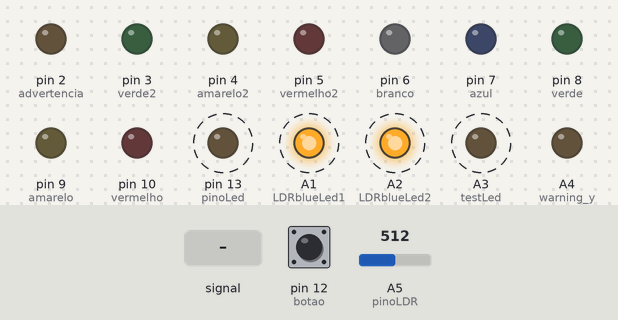
Bench run of a sketch on a simulated Arduino Uno, built with avr-gcc and run on an emulated ATmega328P. On the bench: output pins drawn as LEDs (lit = HIGH). Dashed ring = blinking. Inputs (shaded band) come from the test bench; at power-on: A5 (pinoLDR) = 512, pin 12 (botao) LOW.

Above: at 1.2 s.
1.3 s: A5 (pinoLDR) set to 112
6.0 s: A5 (pinoLDR) set to 92
At 10.8 s:
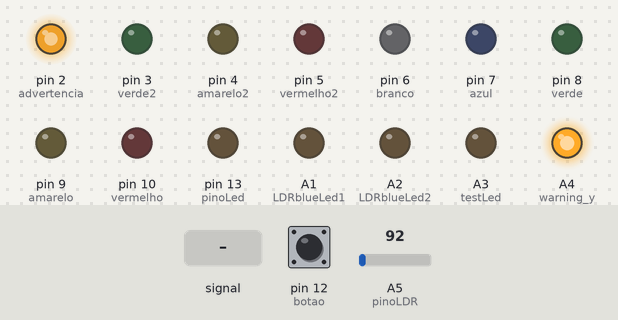
11.1 s: pin 12 (botao) pulled HIGH for 0.15 s
At 11.25 s:
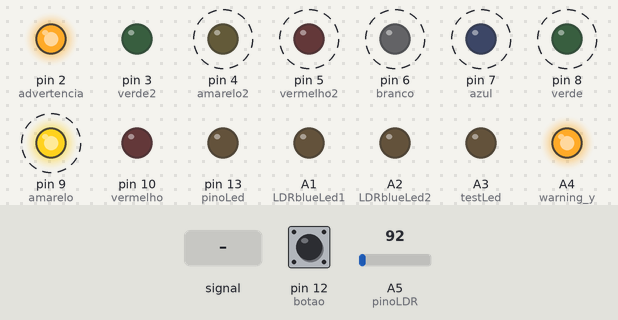
12.9 s: A5 (pinoLDR) fed a 200 Hz sine of ±81 counts around its level
At 13.3 s:
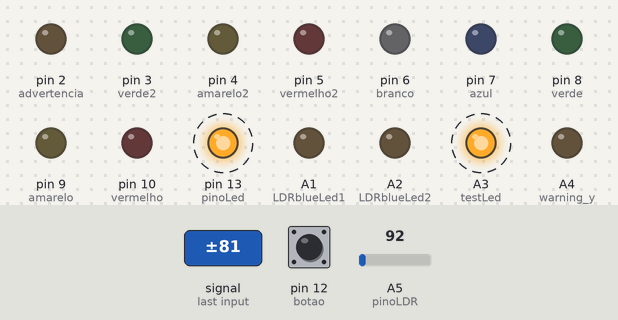
Timing chart, 0 to 17.4 s (numbered marks = the images above; inputs shaded):
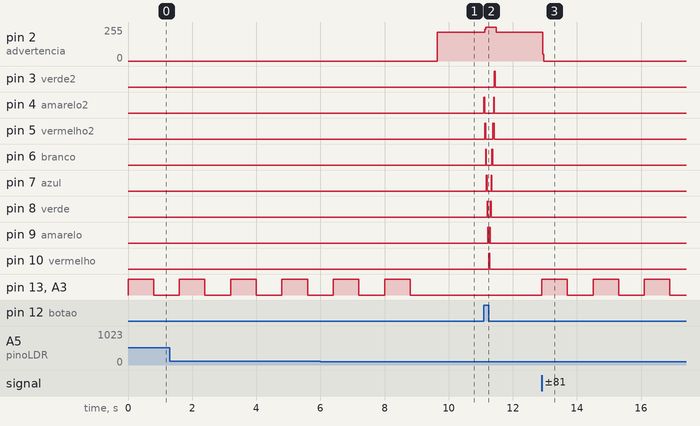

Measured:
- the behaviour switches between 101 and 100 on A5 (pinoLDR) (found by bisection; images 0 and 1)
- after the input at 6.0 s, pin 2 (advertencia): 0/255 → 216/255 after 3.6 s; A4 (warning_y): LOW → HIGH after 3.6 s
- after the input at 11.1 s, pin 2 (advertencia): 216/255 → 255/255 at once, → 217/255 0.37 s later; pin 3 (verde2): LOW → HIGH after 0.33 s, → LOW 0.03 s later
- after the input at 12.9 s, pin 2 (advertencia): 217/255 → 0/255 at once; pin 13 (pinoLed), A3 (testLed): alternates HIGH for 0.80 s and LOW for 0.80 s, starting at once; A1 (LDRblueLed1), A2 (LDRblueLed2): alternates HIGH for 0.80 s and LOW for 0.80 s, starting after 0.80 s; A4 (warning_y): HIGH → LOW at once
- by itself, pin 13 (pinoLed), A3 (testLed): alternates HIGH for 0.80 s and LOW for 0.80 s, 4 changes in all, then stays LOW
- by itself, A1 (LDRblueLed1), A2 (LDRblueLed2): alternates HIGH for 0.80 s and LOW for 0.80 s, 5 changes in all, then stays LOW

The sketch:

arduino_leds_LDR.ino
```cpp
#define KEY_PRESSED HIGH //state of key being pressed
#define KEY_NO_PRESS 0 //key not pressed
#define KEY_SHORT_PRESS 1 //key pressed short
#define KEY_LONG_PRESS 2 //key pressed long


int vermelho = 10; //translate: vermelho = red;
int amarelo = 9; //translate: amarelo = yellow;
int verde = 8;  //translate: verde = green;
int botao = 12; //translate: botao = button;
int advertencia = 2; //translate: advertencia = warning (it works to represent a counter);
int azul = 7; //translate: azul = blue;
int branco = 6; //translate: branco = white;
int vermelho2 = 5;
int amarelo2 = 4;
int verde2 = 3;
int botao2 = 2;
int i;
int count;
int pinoLed = 13;  //translate: pino = pin;
int pinoLDR = A5;
int warning_y = A4;
int testLed = A3;
int LDRblueLed2 = A2;
int LDRblueLed1 = A1;
void setup() {

  pinMode(vermelho, OUTPUT);
  pinMode(amarelo, OUTPUT);
  pinMode(verde, OUTPUT);
  pinMode(azul, OUTPUT);
  pinMode(branco, OUTPUT);
  pinMode(vermelho2, OUTPUT);
  pinMode(amarelo2, OUTPUT);
  pinMode(verde2, OUTPUT);
  pinMode(botao, INPUT);
  pinMode(botao2, INPUT);
  pinMode(pinoLDR, INPUT);
  pinMode(pinoLed, OUTPUT);
  pinMode(advertencia, OUTPUT);
  pinMode(warning_y, OUTPUT);
  pinMode(testLed, OUTPUT);
  pinMode(LDRblueLed2, OUTPUT);
  pinMode(LDRblueLed1, OUTPUT);

  // Turning on...

  // .. Turning off:
   digitalWrite(verde2, LOW);
   digitalWrite(verde, LOW);
  digitalWrite(amarelo2, LOW);
  digitalWrite(vermelho2, LOW);
  digitalWrite(vermelho, LOW);
  digitalWrite(amarelo, LOW);
  digitalWrite(azul, LOW);
  digitalWrite(branco, LOW);
digitalWrite(pinoLed, LOW);
   digitalWrite(advertencia, LOW);
  digitalWrite(warning_y, LOW);
  digitalWrite(testLed, LOW);
}

void loop()
{
   opencount();

  evenAndOdd();

   longpress();

   pin();

}//close loop();

void evenAndOdd()//this one has to be a switch of even and odd with these two leds:
{
   if(count%2==0)
   {
   digitalWrite(warning_y, HIGH); //yellow = even;
   digitalWrite(advertencia, LOW);//green = odd;

      if(count%2==0&&count%3==0)
      {
      digitalWrite(warning_y, HIGH); //yellow = even;
      digitalWrite(advertencia, HIGH);//green = odd;
      }
   }
   else
   {
  digitalWrite(advertencia, HIGH);
    digitalWrite(warning_y, LOW);
   }
}

void longpress()
{
   if(KEY_LONG_PRESS)
   {
    while (digitalRead(botao) == HIGH)
    {
          speed3();
    }
   }
}

void opencount()
{
 if (digitalRead(botao) == HIGH)
    {
      for(i=0; i<1; i++)
          {
          speed1();
          }

      /* You may switch to these speeds (faster), i did increased the number of loops on for you can see this running better:
      for(i=0; i<2; i++)
          {
          speed2();
          }

      for(i=0; i<4; i++)
          {
          speed3();
          }
          */
    count++;
    }
}

void pin()//this function may not works well in illuminated places;
{
  while(analogRead(pinoLDR) > 100)
  {
   digitalWrite(warning_y, LOW);
   digitalWrite(advertencia, LOW);
    if(analogRead(pinoLDR) > 100)
    {
      for(i=0; i<3; i++)
      {
      digitalWrite(pinoLed, HIGH);
      digitalWrite(testLed, HIGH);
      delay(800);
      digitalWrite(pinoLed, LOW);
      digitalWrite(testLed, LOW);
      digitalWrite(LDRblueLed1, HIGH);
      digitalWrite(LDRblueLed2, HIGH);
      delay(800);
      digitalWrite(LDRblueLed1, LOW);
      digitalWrite(LDRblueLed2, LOW);
      }
    }else{
      digitalWrite(pinoLed, LOW);
      digitalWrite(testLed, LOW);
         }
  }
}
void speed1() {

  digitalWrite(amarelo2, HIGH);
  digitalWrite(vermelho2, LOW);
  digitalWrite(verde2, LOW);
  digitalWrite(branco, LOW);
  digitalWrite(azul, LOW);
  digitalWrite(vermelho, LOW);
  digitalWrite(verde, LOW);
  digitalWrite(amarelo, LOW);
  delay(100);

  digitalWrite(vermelho2, HIGH);
  digitalWrite(amarelo2, LOW);
  delay(100);

  digitalWrite(vermelho2, LOW);
  digitalWrite(branco, HIGH);
  delay(100);

  digitalWrite(azul, HIGH);
  digitalWrite(branco, LOW);
  delay(100);

  digitalWrite(verde, HIGH);
  digitalWrite(azul, LOW);
  delay(100);

  digitalWrite(amarelo, HIGH);
  digitalWrite(verde, LOW);
  delay(100);

  digitalWrite(vermelho, HIGH);
  digitalWrite(amarelo, LOW);
  delay(100);

  digitalWrite(amarelo, HIGH);
  digitalWrite(vermelho, LOW);
   delay(100);

  digitalWrite(amarelo, LOW);
  digitalWrite(verde, HIGH); delay(100);

  digitalWrite(verde, LOW);
  digitalWrite(azul, HIGH); delay(100);

  digitalWrite(azul, LOW);
  digitalWrite(branco, HIGH); delay(100);

  digitalWrite(branco, LOW);
  digitalWrite(vermelho2, HIGH); delay(100);

  digitalWrite(amarelo2, HIGH); delay(100);
  digitalWrite(vermelho2, LOW);

  digitalWrite(amarelo2, LOW);
  digitalWrite(verde2, HIGH);
  delay(100);
  digitalWrite(verde2, LOW);
  return;
}
void speed2() {

  digitalWrite(amarelo2, HIGH);
  digitalWrite(vermelho2, LOW);
  digitalWrite(verde2, LOW);
  digitalWrite(branco, LOW);
  digitalWrite(azul, LOW);
  digitalWrite(vermelho, LOW);
  digitalWrite(verde, LOW);
  digitalWrite(amarelo, LOW);
  delay(50);

  digitalWrite(vermelho2, HIGH);
  digitalWrite(amarelo2, LOW);
  delay(50);

  digitalWrite(vermelho2, LOW);
  digitalWrite(branco, HIGH);
  delay(50);

  digitalWrite(azul, HIGH);
  digitalWrite(branco, LOW);
  delay(50);

  digitalWrite(verde, HIGH);
  digitalWrite(azul, LOW);
  delay(50);

  digitalWrite(amarelo, HIGH);
  digitalWrite(verde, LOW);
  delay(50);

  digitalWrite(vermelho, HIGH);
  digitalWrite(amarelo, LOW);
  delay(50);

  digitalWrite(amarelo, HIGH);
  digitalWrite(vermelho, LOW);
   delay(50);

  digitalWrite(amarelo, LOW);
  digitalWrite(verde, HIGH); delay(50);

  digitalWrite(verde, LOW);
  digitalWrite(azul, HIGH); delay(50);

  digitalWrite(azul, LOW);
  digitalWrite(branco, HIGH); delay(50);

        digitalWrite(branco, LOW);
  digitalWrite(vermelho2, HIGH); delay(50);

  digitalWrite(amarelo2, HIGH); delay(50);
  digitalWrite(vermelho2, LOW);

  digitalWrite(amarelo2, LOW);
  digitalWrite(verde2, HIGH);
  delay(50);
  digitalWrite(verde2, LOW);
  return;
}
void speed3() {

  digitalWrite(amarelo2, HIGH);
  digitalWrite(vermelho2, LOW);
  digitalWrite(verde2, LOW);
  digitalWrite(branco, LOW);
  digitalWrite(azul, LOW);
  digitalWrite(vermelho, LOW);
  digitalWrite(verde, LOW);
  digitalWrite(amarelo, LOW);
  delay(25);

  digitalWrite(vermelho2, HIGH);
  digitalWrite(amarelo2, LOW);
  delay(25);

  digitalWrite(vermelho2, LOW);
  digitalWrite(branco, HIGH);
  delay(25);

  digitalWrite(azul, HIGH);
  digitalWrite(branco, LOW);
  delay(25);

  digitalWrite(verde, HIGH);
  digitalWrite(azul, LOW);
  delay(25);

  digitalWrite(amarelo, HIGH);
  digitalWrite(verde, LOW);
  delay(25);

  digitalWrite(vermelho, HIGH);
  digitalWrite(amarelo, LOW);
  delay(25);

  digitalWrite(amarelo, HIGH);
  digitalWrite(vermelho, LOW);
   delay(25);

  digitalWrite(amarelo, LOW);
  digitalWrite(verde, HIGH); delay(25);

  digitalWrite(verde, LOW);
  digitalWrite(azul, HIGH); delay(25);

  digitalWrite(azul, LOW);
  digitalWrite(branco, HIGH); delay(25);

        digitalWrite(branco, LOW);
  digitalWrite(vermelho2, HIGH); delay(25);

  digitalWrite(amarelo2, HIGH); delay(25);
  digitalWrite(vermelho2, LOW);

  digitalWrite(amarelo2, LOW);
  digitalWrite(verde2, HIGH);
  delay(25);
  digitalWrite(verde2, LOW);

  return;
}
```
